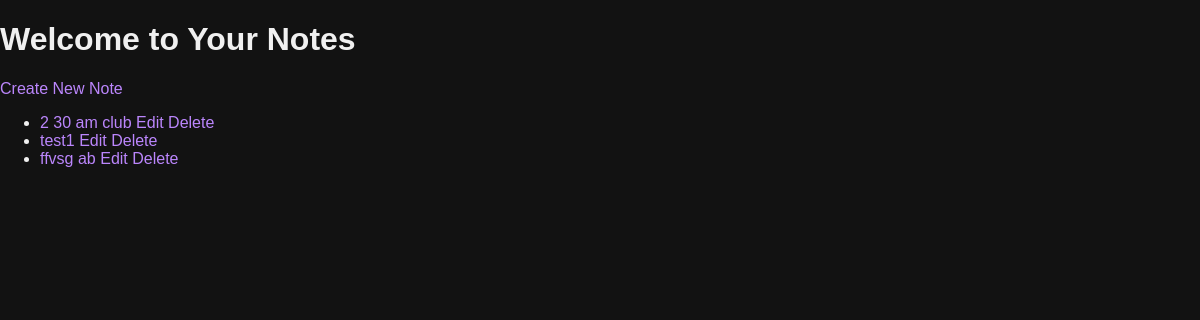
The page / (signed in) on the database its author committed.
### tables this page shows
CREATE TABLE `notes` (
  `id` int(11) NOT NULL,
  `user_id` int(11) NOT NULL,
  `title` varchar(255) NOT NULL,
  `content` text DEFAULT NULL,
  `created_at` timestamp NOT NULL DEFAULT current_timestamp(),
  `updated_at` timestamp NOT NULL DEFAULT current_timestamp() ON UPDATE current_timestamp()
);

### index.php (the view, shortened to what this page needs)
<?php
include('db.php');
$user_id = $_SESSION['user_id'];
$sql = "SELECT * FROM notes WHERE user_id = '$user_id'";
$result = $conn->query($sql);
?>
<!DOCTYPE html>
<html lang="en">
<head>
    <link rel="stylesheet" href="style.css">
</head>
<body>
    <h1>Welcome to Your Notes</h1>
    <a href="create_note.php">Create New Note</a>
    <ul>
        <?php while ($row = $result->fetch_assoc()) { ?>
            <li>
                <a href="view_note.php?id=<?php echo $row['note_id']; ?>"><?php echo htmlspecialchars($row['title']); ?></a>
                <a href="edit_note.php?id=<?php echo $row['note_id']; ?>">Edit</a>
                <a href="delete_note.php?id=<?php echo $row['note_id']; ?>">Delete</a>
            </li>
        <?php } ?>
    </ul>
</body>
</html>

### style.css (style rules this page uses)
body { background-color: #121212; font-family: Arial, sans-serif; color: #f0f0f0; margin: 0; padding: 0; }
a { color: #bb86fc; text-decoration: none; }

### rows shown on the page
notes: title "2 30 am club"
notes: title "test1"
notes: title "ffvsg ab"
